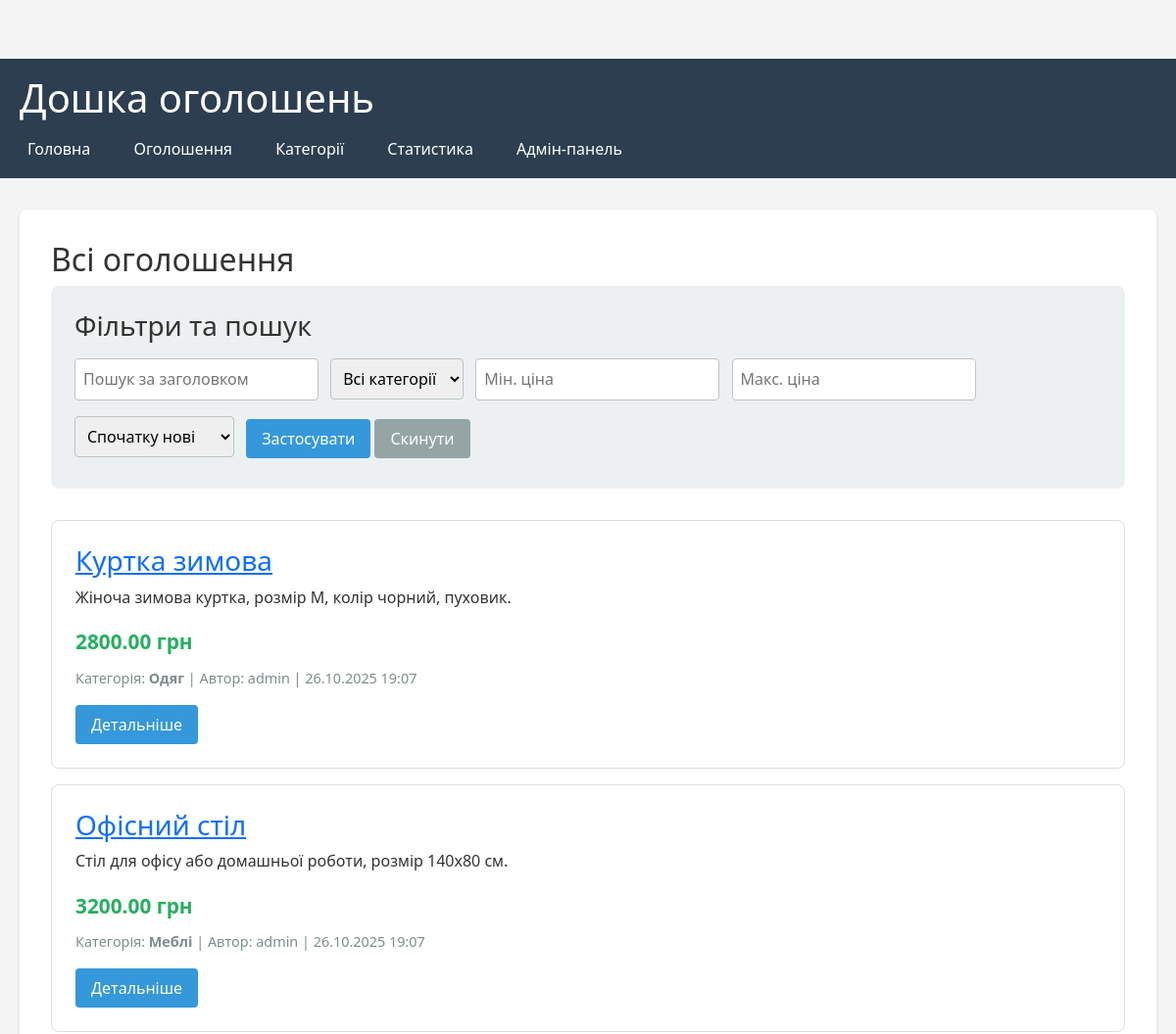
The page /ads/ (upper part) on the database as committed earlier.
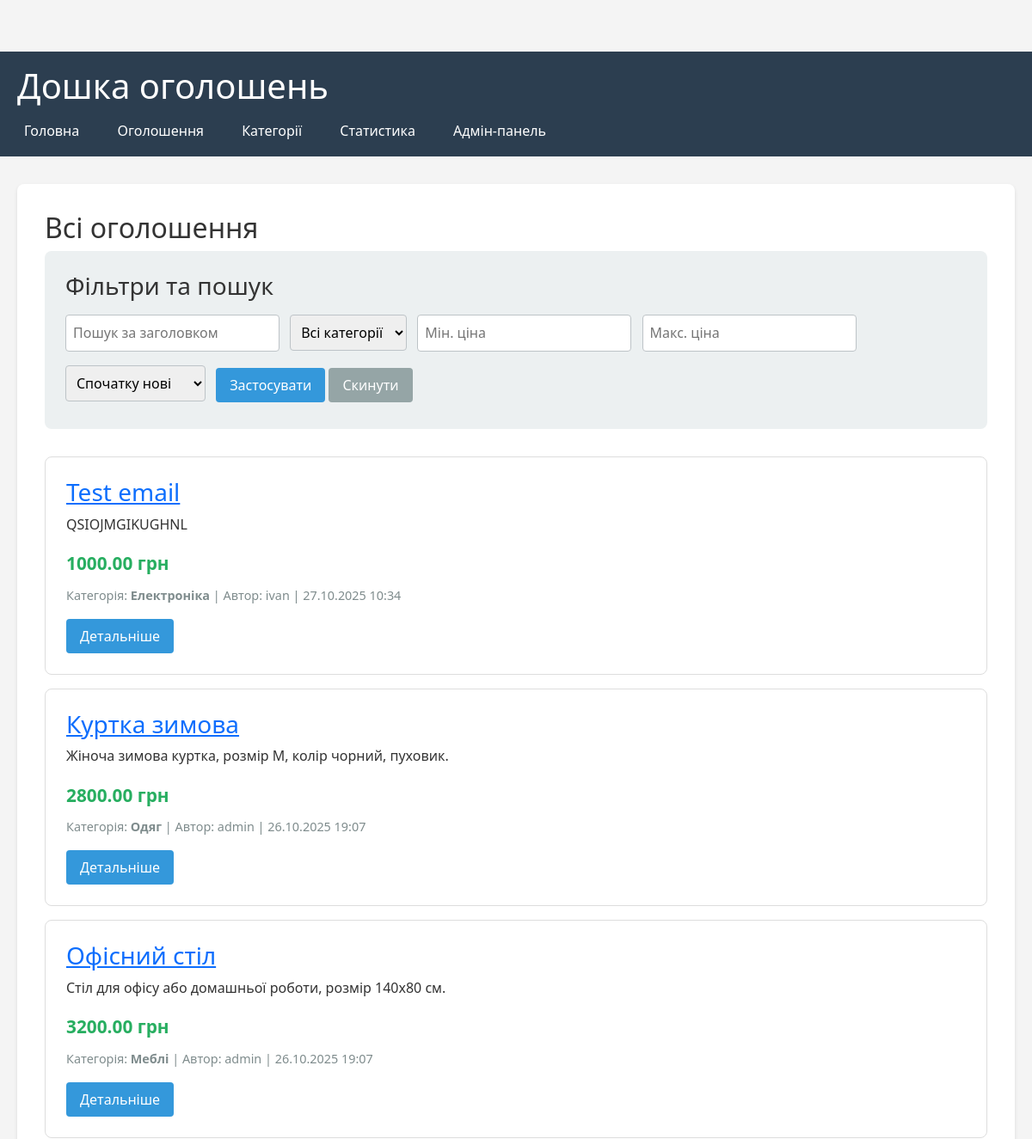
The same page on the database as committed later.
### board/models.py (models this page shows, shortened)
class Ad(models.Model):
    title = models.CharField(
        max_length=200,
        verbose_name='Заголовок'
    )
    description = models.TextField(
        verbose_name='Опис'
    )
    price = models.DecimalField(
        max_digits=10,
        decimal_places=2,
        validators=[MinValueValidator(0.01)],
        verbose_name='Ціна'
    )
    created_at = models.DateTimeField(
        auto_now_add=True,
        verbose_name='Дата створення'
    )
    updated_at = models.DateTimeField(
        auto_now=True,
        verbose_name='Дата оновлення'
    )
    is_active = models.BooleanField(
        default=True,
        verbose_name='Активне'
    )
    user = models.ForeignKey(
        User,
        on_delete=models.CASCADE,
        related_name='ads',
        verbose_name='Користувач'
    )
    category = models.ForeignKey(
        Category,
        on_delete=models.CASCADE,
        related_name='ads',
        verbose_name='Категорія'
    )
    class Meta:
        verbose_name = 'Оголошення'
        verbose_name_plural = 'Оголошення'
        ordering = ['-created_at']
    def get_short_description(self) -> str:
        if len(self.description) > 100:
            return f"{self.description[:100]}..."
        return self.description

class Category(models.Model):
    name = models.CharField(
        max_length=100,
        unique=True,
        verbose_name='Назва категорії'
    )
    description = models.TextField(
        blank=True,
        verbose_name='Опис категорії'
    )
    class Meta:
        verbose_name = 'Категорія'
        verbose_name_plural = 'Категорії'
        ordering = ['name']

### board/views.py (the view)
# urls.py: path('ads/', views.ad_list, name='ad_list'),
def ad_list(request: HttpRequest) -> HttpResponse:
    ads = Ad.objects.filter(is_active=True).select_related('category', 'user')
    category_id = request.GET.get('category')
    if category_id:
        ads = ads.filter(category_id=category_id)
    min_price = request.GET.get('min_price')
    max_price = request.GET.get('max_price')
    if min_price:
        ads = ads.filter(price__gte=min_price)
    if max_price:
        ads = ads.filter(price__lte=max_price)
    search_query = request.GET.get('search')
    if search_query:
        ads = ads.filter(title__icontains=search_query)
    sort_by = request.GET.get('sort', '-created_at')
    allowed_sorts = ['price', '-price', 'created_at', '-created_at']
    if sort_by in allowed_sorts:
        ads = ads.order_by(sort_by)
    categories = Category.objects.all()
    context = {
        'ads': ads,
        'categories': categories,
        'title': 'Всі оголошення'
    }
    return render(request, 'board/ad_list.html', context)

### board/templates/board/ad_list.html (shortened to what this page needs)
{% extends 'board/base.html' %}
{% block content %}
<h2>Всі оголошення</h2>
<div class="filter-form">
    <h3>Фільтри та пошук</h3>
    <form method="get">
        <input type="text" name="search" placeholder="Пошук за заголовком" value="{{ request.GET.search }}">
        <select name="category">
            <option value="">Всі категорії</option>
        </select>
        <input type="number" name="min_price" placeholder="Мін. ціна" value="{{ request.GET.min_price }}" step="0.01">
        <input type="number" name="max_price" placeholder="Макс. ціна" value="{{ request.GET.max_price }}" step="0.01">
        <select name="sort">
            <option value="-created_at" {% if request.GET.sort == "-created_at" %}selected{% endif %}>Спочатку нові</option>
        </select>
        <button type="submit" class="btn">Застосувати</button>
        <a href="{% url 'board:ad_list' %}" class="btn" style="background-color: #95a5a6;">Скинути</a>
    </form>
</div>
{% if ads %}
    {% for ad in ads %}
    <div class="ad-card">
        <h3><a href="{% url 'board:ad_detail' ad.id %}">{{ ad.title }}</a></h3>
        <p>{{ ad.get_short_description }}</p>
        <p class="price">{{ ad.price }} грн</p>
        <div class="meta">
            <span>Категорія: <strong>{{ ad.category.name }}</strong></span> |
            <span>Автор: {{ ad.user.username }}</span> |
            <span>{{ ad.created_at|date:"d.m.Y H:i" }}</span>
        </div>
        <a href="{% url 'board:ad_detail' ad.id %}" class="btn" style="margin-top: 1rem;">Детальніше</a>
    </div>
    {% endfor %}
{% else %}
    <p>За вашим запитом оголошень не знайдено.</p>
{% endif %}
{% endblock %}

Rows that differ between the two databases and show on the page:
added Ad: title "Test email", get_short_description "QSIOJMGIKUGHNL", price "1000.00", category.name "Електроніка", user.username "ivan", created_at "27.10.2025 10:34"
